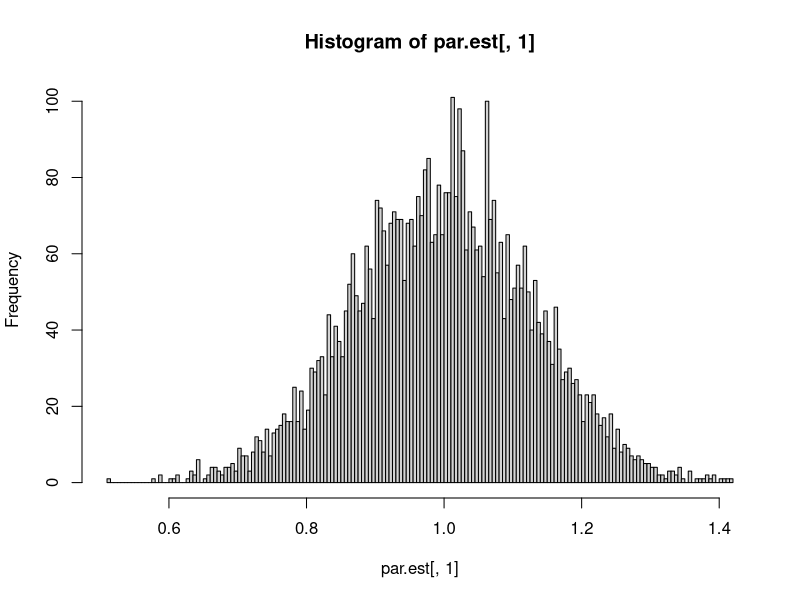
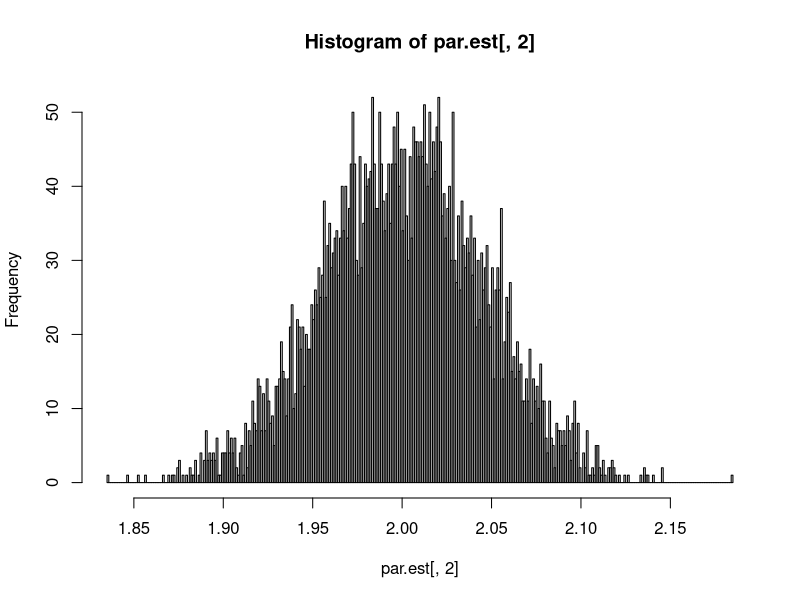
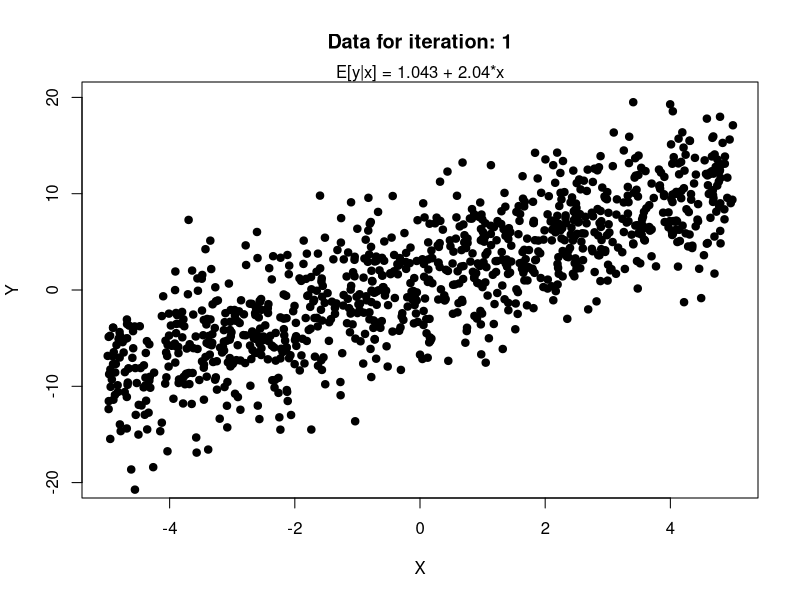
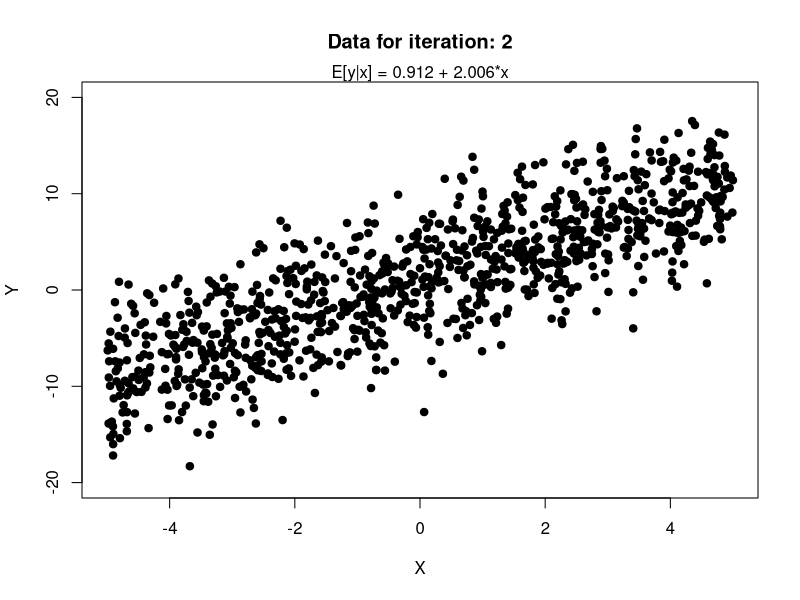
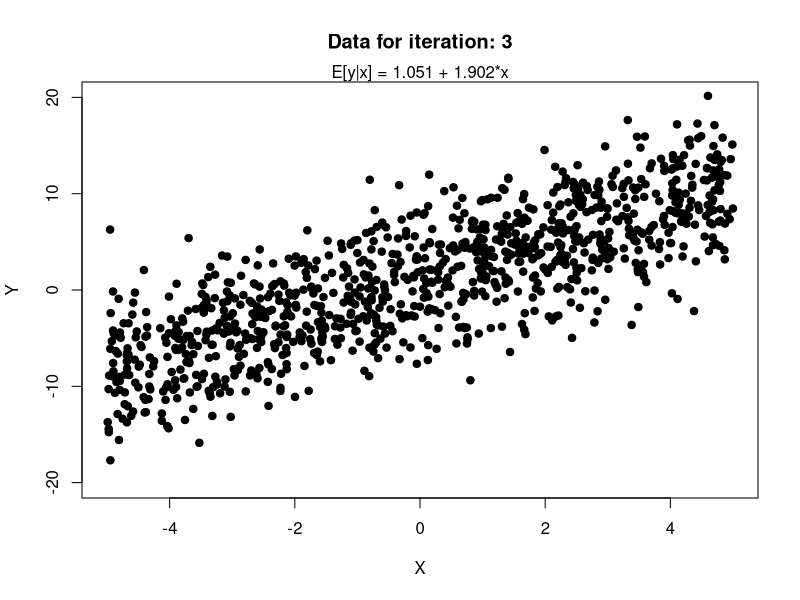
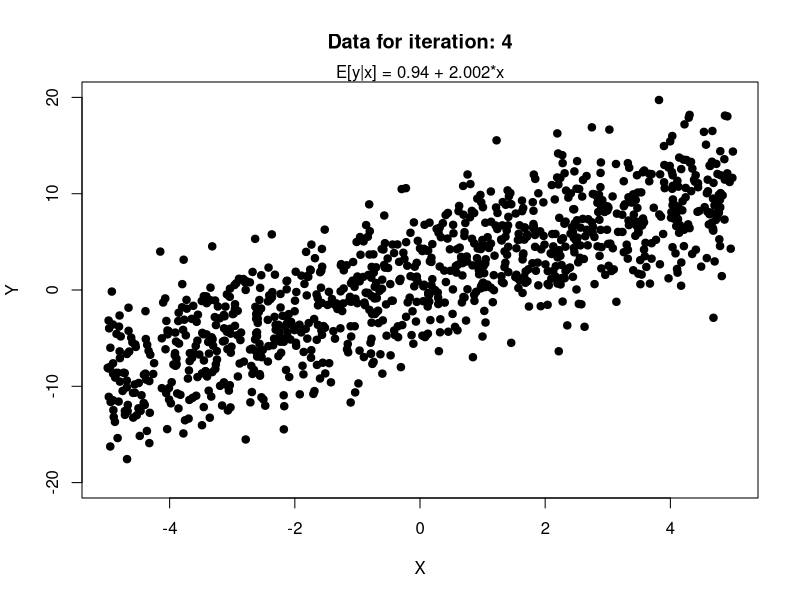
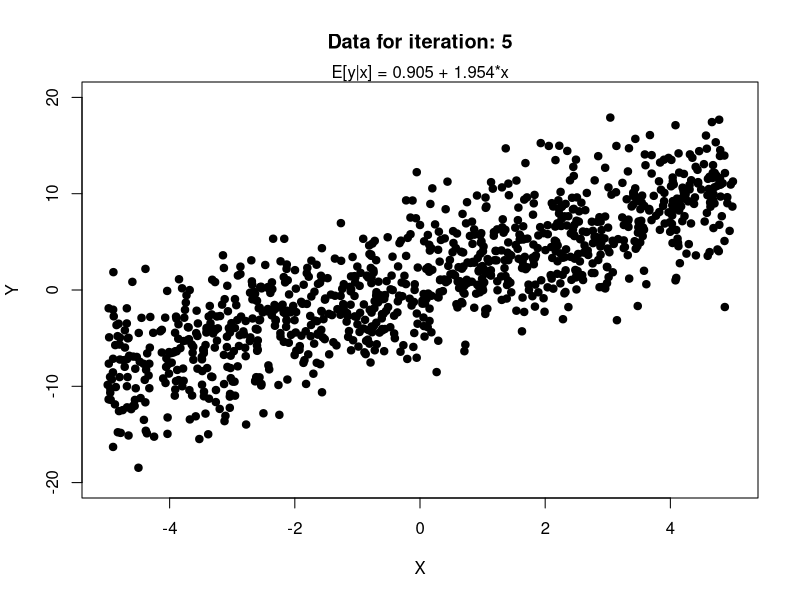

Write the R code that produced these figures, in order.
# ---------------------------
# Title: Review of MC experiments (POLS 603)
# Keigo Tanabe
# Last modified on: Apr 6, 2022
# ---------------------------

# Preparation  -------------
library(tidyverse); library(here); library(conflicted)
library(glue)
set.seed(20220406) 


# DGP  -----------------
n <- 1000  # sample size. 
X <- runif(n, -5, 5) # X is fixed 
reps <- 5000 # set the number of repetitions. at least 1000. often more. But note it takes longer.

b0 <- 1
b1 <- 2


# MC experiment --------
n_max <- reps
par.est <- matrix(NA, nrow=n_max, ncol = 2)  
for (i in 1:n_max) {
  
  # Draw ----
  error <- rnorm(n, 0, 4) # the stochastic part N(0,1) error.
  Y <- b0 + b1*X + error  # the true DGP 
  
  # Estimation ----
  model <- lm(Y ~ X) # ols
  

  # Saving the results ----
  par.est[i,1] <- model$coef[1] # 'i' for each iteration.
  par.est[i,2] <- model$coef[2] 
  
  if(i %% 1000 == 0){print(i)}else{next}

}


# Results
hist(par.est[,1], breaks=250)
hist(par.est[,2], breaks=250)


# MC experiment with plots and comments -------
ped <- T # turn F to run 5000 simulations without plots and comments. 
n_max <- 5 # if ped = T, n_max <- 5. otherwise, n_max <- reps

# an empty matrix to store the estimates
par.est <- matrix(NA, nrow=n_max, ncol = 2)  
  # you can also use lists, vectors, or dataframe to store results.
 
for (i in 1:n_max) {
  
  # time ----

  # Draw ----
  if(ped){cat("================ New observations ================\n")}
  error <- rnorm(n, 0, 4) # the stochastic part N(0,1) error.
  Y <- b0 + b1*X + error  # the true DGP 
  
  if(ped){cat("# See the plot.")}
  
  if(ped){print(plot(X, Y, pch=19, xlim=c(-5,5),ylim=c(-20,20),main = glue::glue("Data for iteration: {i}")))}
  
  # Estimation ----
  model <- lm(Y ~ X) # ols
  
  if(ped){Sys.sleep(1)
    mtext(glue("E[y|x] = {round(coef(model)[1],3)} + {round(coef(model)[2],3)}*x"))
    Sys.sleep(1)}
  
  # Saving the results ----
  if(ped){cat("================ Save the results ================\n")}
  par.est[i,1] <- model$coef[1] # 'i' for each iteration.
  par.est[i,2] <- model$coef[2] 
  
  if(ped){Sys.sleep(1)
    print(head(par.est))
    Sys.sleep(1.5)}
  

  # Progress
  if(ped){
    cat(" ================ completed draw",i, " ================\n \n")
    Sys.sleep(1)
    }else{if(i %% 1000 == 0){print(i)}else{next}}
  
  # cat("completed in ", tm - Sys.time(), " seconds\n")
}



# for more.
browseURL("https://bookdown.org/rdpeng/rprogdatascience/parallel-computation.html")
browseURL("https://methods.sagepub.com/book/monte-carlo-simulation-and-resampling-methods-for-social-science")
